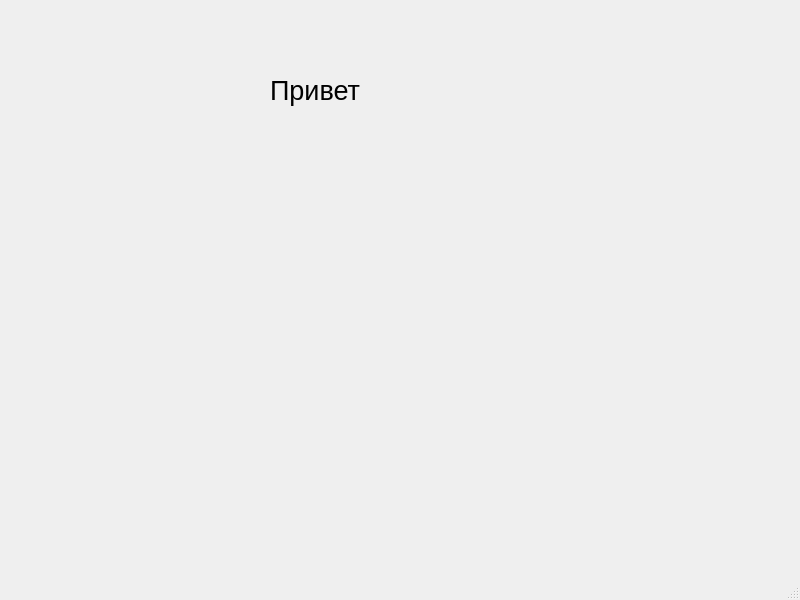
<?xml version="1.0" encoding="UTF-8"?>
<ui version="4.0">
 <class>MainWindow</class>
 <widget class="QMainWindow" name="MainWindow">
  <property name="geometry">
   <rect>
    <x>0</x>
    <y>0</y>
    <width>800</width>
    <height>600</height>
   </rect>
  </property>
  <property name="windowTitle">
   <string>MainWindow</string>
  </property>
  <widget class="QWidget" name="centralwidget">
   <widget class="QLabel" name="label">
    <property name="geometry">
     <rect>
      <x>270</x>
      <y>50</y>
      <width>301</width>
      <height>81</height>
     </rect>
    </property>
    <property name="font">
     <font>
      <pointsize>20</pointsize>
     </font>
    </property>
    <property name="text">
     <string>Привет</string>
    </property>
    <property name="margin">
     <number>0</number>
    </property>
   </widget>
  </widget>
  <widget class="QMenuBar" name="menubar">
   <property name="geometry">
    <rect>
     <x>0</x>
     <y>0</y>
     <width>800</width>
     <height>26</height>
    </rect>
   </property>
  </widget>
  <widget class="QStatusBar" name="statusbar"/>
 </widget>
 <resources/>
 <connections/>
</ui>
